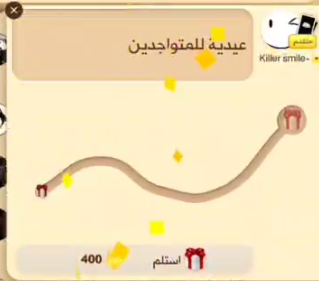
#> input picture gift_box_template.png, 319 x 281 px
$ python test.py gift_box_template.png
#> lines starting #> are read from the running program, lines starting #| are printed output that depends on the picture; after the words box and inside, x2 and y2 are one past the last pixel; in counts of white or black regions, pixels touching at a corner belong together
import cv2
import numpy as np
import argparse
import os

class GiftBoxPathTester:
    def __init__(self, screenshot_path, threshold=0.7):
        """
        Test gift box detection and path finding

        Args:
            screenshot_path: Path to full screenshot
            threshold: Template matching threshold (0.0 - 1.0)
        """
        self.screenshot_path = screenshot_path
        self.template_path = "gift_box_template.png"  # Fixed template name
        self.threshold = threshold

        # Load images
        self.screenshot = cv2.imread(screenshot_path)
        self.template = cv2.imread(self.template_path)

        if self.screenshot is None:
            raise ValueError(f"❌ Could not load screenshot: {screenshot_path}")
        if self.template is None:
            raise ValueError(f"❌ Could not load template: {template_path}")

        print(f"✅ Loaded screenshot: {self.screenshot.shape}")
        print(f"✅ Loaded template: {self.template.shape}")

        # Create output folder
        self.output_folder = "giftbox_test_output"
        os.makedirs(self.output_folder, exist_ok=True)

    def detect_giftbox(self):
        """
        Detect gift box location using multi-scale template matching
        Returns dict with location info or None
        """
        # Convert to grayscale
        gray_screenshot = cv2.cvtColor(self.screenshot, cv2.COLOR_BGR2GRAY)
        gray_template = cv2.cvtColor(self.template, cv2.COLOR_BGR2GRAY)

        # Get template dimensions
        template_h, template_w = gray_template.shape

        print(f"\n🔍 Template Matching Configuration:")
        print(f"   Screenshot size: {gray_screenshot.shape}")
        print(f"   Template size: {gray_template.shape}")

        # Try multiple scales
        scales = [0.8, 0.9, 1.0, 1.1, 1.2]
        all_matches = []

        for scale in scales:
            # Resize template
            if scale != 1.0:
                new_w = int(template_w * scale)
                new_h = int(template_h * scale)
                resized_template = cv2.resize(gray_template, (new_w, new_h))
            else:
                resized_template = gray_template
                new_w, new_h = template_w, template_h

            # Skip if template is larger than screenshot
            if new_h > gray_screenshot.shape[0] or new_w > gray_screenshot.shape[1]:
                continue

            # Perform template matching
            result = cv2.matchTemplate(gray_screenshot, resized_template, cv2.TM_CCOEFF_NORMED)

            # Find all matches above a lower threshold to analyze
            threshold_map = result >= (self.threshold * 0.8)  # 80% of threshold
            locations = np.where(threshold_map)

            for pt in zip(*locations[::-1]):
                confidence = result[pt[1], pt[0]]
                all_matches.append({
                    'location': pt,
                    'confidence': confidence,
                    'scale': scale,
                    'width': new_w,
                    'height': new_h
                })

        if not all_matches:
            print(f"❌ No matches found at any scale")
            print(f"💡 Try lowering threshold: --threshold 0.5")
            return None

        # Sort by confidence
        all_matches.sort(key=lambda x: x['confidence'], reverse=True)

        print(f"\n🎯 Found {len(all_matches)} potential matches:")

        # Show top 5 matches
        for i, match in enumerate(all_matches[:5]):
            loc = match['location']
            conf = match['confidence']
            scale = match['scale']
            print(f"   #{i+1}: Confidence={conf:.3f}, Scale={scale:.1f}x, Location={loc}")

        # Visualize all top matches
        self._visualize_all_matches(gray_screenshot, all_matches[:10])

        # Filter matches by location (gift box should be on the right side)
        screen_width = gray_screenshot.shape[1]

        # Filter: must be in right half of screen
        right_side_matches = [m for m in all_matches if m['location'][0] > screen_width * 0.6]

        if not right_side_matches:
            print(f"\n⚠️ No matches found on right side of screen")
            print(f"   Using best match regardless of location...")
            right_side_matches = all_matches

        # Take best match from right side
        best_match = right_side_matches[0]

        if best_match['confidence'] >= self.threshold:
            loc = best_match['location']
            w = best_match['width']
            h = best_match['height']

            top_left = loc
            bottom_right = (top_left[0] + w, top_left[1] + h)
            center = (top_left[0] + w // 2, top_left[1] + h // 2)

            result_info = {
                "found": True,
                "confidence": best_match['confidence'],
                "top_left": top_left,
                "bottom_right": bottom_right,
                "center": center,
                "width": w,
                "height": h,
                "scale": best_match['scale']
            }

            print(f"\n✅ Gift box found!")
            print(f"   Confidence: {best_match['confidence']:.3f}")
            print(f"   Scale: {best_match['scale']:.1f}x")
            print(f"   Top-left: {top_left}")
            print(f"   Bottom-right: {bottom_right}")

            return result_info
        else:
            print(f"\n❌ Best match below threshold: {best_match['confidence']:.3f} < {self.threshold}")
            print(f"💡 Tips:")
            print(f"   1. Lower threshold: --threshold {best_match['confidence'] - 0.05:.2f}")
            print(f"   2. Check template image quality and cropping")

            return None

    def _visualize_all_matches(self, screenshot, matches):
        """Visualize top matches for debugging"""
        debug_img = cv2.cvtColor(screenshot, cv2.COLOR_GRAY2BGR)

        colors = [
            (0, 255, 0),    # Green - best
            (0, 255, 255),  # Yellow
            (0, 165, 255),  # Orange
            (0, 0, 255),    # Red
            (255, 0, 255),  # Magenta
        ]

        for i, match in enumerate(matches[:10]):
            loc = match['location']
            w = match['width']
            h = match['height']
            conf = match['confidence']

            color = colors[min(i, len(colors)-1)]

            top_left = loc
            bottom_right = (top_left[0] + w, top_left[1] + h)

            cv2.rectangle(debug_img, top_left, bottom_right, color, 2)
            cv2.putText(debug_img, f"#{i+1}: {conf:.2f}",
                       (top_left[0], top_left[1] - 5),
                       cv2.FONT_HERSHEY_SIMPLEX, 0.5, color, 2)

        output_path = os.path.join(self.output_folder, "0_all_matches.png")
        cv2.imwrite(output_path, debug_img)
        print(f"\n💾 Saved all matches visualization: {output_path}")

    def visualize_detection(self, giftbox_info):
        """Draw detection box on screenshot"""
        vis_img = self.screenshot.copy()

        if giftbox_info and giftbox_info["found"]:
            top_left = giftbox_info["top_left"]
            bottom_right = giftbox_info["bottom_right"]
            center = giftbox_info["center"]

            # Draw rectangle
            cv2.rectangle(vis_img, top_left, bottom_right, (0, 255, 0), 3)

            # Draw center point
            cv2.circle(vis_img, center, 5, (0, 0, 255), -1)

            # Add text
            text = f"Gift Box ({giftbox_info['confidence']:.2f})"
            cv2.putText(vis_img, text, (top_left[0], top_left[1] - 10),
                       cv2.FONT_HERSHEY_SIMPLEX, 0.7, (0, 255, 0), 2)

        # Save
        output_path = os.path.join(self.output_folder, "1_detection.png")
        cv2.imwrite(output_path, vis_img)
        print(f"\n💾 Saved detection visualization: {output_path}")

        return vis_img

    def detect_path_in_giftbox(self, giftbox_info):
        """
        Detect the path inside the gift box area with adjusted boundaries
        Returns list of path points
        """
        if not giftbox_info or not giftbox_info["found"]:
            return None

        # Get original gift box boundaries
        orig_x1, orig_y1 = giftbox_info["top_left"]
        orig_x2, orig_y2 = giftbox_info["bottom_right"]

        # Adjust boundaries: move down 100px, up 50px to focus on path area
        x1 = orig_x1
        y1 = orig_y1 + 100  # Move down 100px
        x2 = orig_x2
        y2 = orig_y2 - 50   # Move up 50px from bottom

        # Make sure boundaries are valid
        y1 = max(0, y1)
        y2 = min(self.screenshot.shape[0], y2)

        if y2 <= y1:
            print("⚠️ Invalid adjusted boundaries")
            return None

        # Extract the adjusted region
        roi = self.screenshot[y1:y2, x1:x2].copy()

        print(f"\n🔍 Path Detection Area:")
        print(f"   Original box: ({orig_x1},{orig_y1}) to ({orig_x2},{orig_y2})")
        print(f"   Adjusted area: ({x1},{y1}) to ({x2},{y2})")
        print(f"   ROI size: {roi.shape}")

        # Save adjusted ROI
        roi_path = os.path.join(self.output_folder, "2a_adjusted_roi.png")
        cv2.imwrite(roi_path, roi)
        print(f"💾 Saved adjusted ROI: {roi_path}")

        # Convert to grayscale for simpler contour detection
        gray = cv2.cvtColor(roi, cv2.COLOR_BGR2GRAY)

        # Apply binary threshold to detect dark path on light background
        # The path appears darker (brown/tan) than the background
        _, thresh = cv2.threshold(gray, 180, 255, cv2.THRESH_BINARY_INV)

        # Clean up the mask
        kernel = np.ones((3, 3), np.uint8)
        thresh = cv2.morphologyEx(thresh, cv2.MORPH_CLOSE, kernel, iterations=2)
        thresh = cv2.morphologyEx(thresh, cv2.MORPH_OPEN, kernel, iterations=1)

        # Save threshold mask
        mask_path = os.path.join(self.output_folder, "2b_threshold_mask.png")
        cv2.imwrite(mask_path, thresh)
        print(f"💾 Saved threshold mask: {mask_path}")

        # Find contours
        contours, _ = cv2.findContours(thresh, cv2.RETR_EXTERNAL, cv2.CHAIN_APPROX_NONE)

        if not contours:
            print("⚠️ No path contours found with threshold method")
            print("💡 Trying HSV color detection as fallback...")
            return self._detect_path_hsv_fallback(roi, x1, y1)

        # Get largest contour (the path)
        contour = max(contours, key=cv2.contourArea)
        area = cv2.contourArea(contour)

        print(f"✅ Found path contour (area: {area:.0f} pixels)")

        # Extract and sort points from left to right
        points = [tuple(pt[0]) for pt in contour]
        points_sorted = sorted(points, key=lambda p: p[0])

        # Smooth the path by sampling every Nth point
        # Fewer samples = faster drag, more samples = smoother path
        sample_rate = max(1, len(points_sorted) // 20)  # ~20 points for fast drag
        sampled_points = points_sorted[::sample_rate]

        # Convert to global coordinates
        global_points = [(p[0] + x1, p[1] + y1) for p in sampled_points]

        print(f"🎯 Extracted {len(global_points)} path points (sampled for speed)")
        print(f"   Start: {global_points[0]}")
        print(f"   End: {global_points[-1]}")

        return {
            "local_points": sampled_points,
            "global_points": global_points,
            "roi": roi,
            "mask": thresh,
            "contour": contour,
            "adjusted_offset": (x1, y1)
        }

    # [38 lines left out: function _detect_path_hsv_fallback, not called in this run]

    def visualize_path(self, giftbox_info, path_info):
        """Visualize the detected path"""
        if not path_info:
            return

        # Get adjusted offset
        offset_x, offset_y = path_info["adjusted_offset"]

        # Create visualization on ROI
        roi_vis = path_info["roi"].copy()

        # Draw the adjusted detection area boundary
        roi_height = roi_vis.shape[0]
        roi_width = roi_vis.shape[1]
        cv2.rectangle(roi_vis, (0, 0), (roi_width-1, roi_height-1), (255, 255, 0), 2)

        # Draw all contour points in blue
        cv2.drawContours(roi_vis, [path_info["contour"]], -1, (255, 0, 0), 2)

        # Draw sampled path points in red with connecting lines
        for i, pt in enumerate(path_info["local_points"]):
            cv2.circle(roi_vis, pt, 4, (0, 0, 255), -1)
            if i > 0:
                prev_pt = path_info["local_points"][i-1]
                cv2.line(roi_vis, prev_pt, pt, (0, 255, 0), 2)

        # Mark start and end
        if path_info["local_points"]:
            start = path_info["local_points"][0]
            end = path_info["local_points"][-1]
            cv2.circle(roi_vis, start, 8, (0, 255, 255), -1)  # Yellow start
            cv2.circle(roi_vis, end, 8, (255, 0, 255), -1)    # Magenta end

            cv2.putText(roi_vis, "START", (start[0]-30, start[1]-10),
                       cv2.FONT_HERSHEY_SIMPLEX, 0.6, (0, 255, 255), 2)
            cv2.putText(roi_vis, "END", (end[0]-20, end[1]+25),
                       cv2.FONT_HERSHEY_SIMPLEX, 0.6, (255, 0, 255), 2)

        # Add text showing number of points
        cv2.putText(roi_vis, f"{len(path_info['local_points'])} points",
                   (10, 30), cv2.FONT_HERSHEY_SIMPLEX, 0.7, (255, 255, 255), 2)

        # Save ROI visualization
        roi_path = os.path.join(self.output_folder, "3_path_detection.png")
        cv2.imwrite(roi_path, roi_vis)
        print(f"💾 Saved path visualization: {roi_path}")

        # Create full screenshot with path overlay
        full_vis = self.screenshot.copy()

        # Draw original gift box border in green
        cv2.rectangle(full_vis, giftbox_info["top_left"],
                     giftbox_info["bottom_right"], (0, 255, 0), 2)

        # Draw adjusted detection area in cyan
        adj_top_left = (offset_x, offset_y)
        adj_bottom_right = (offset_x + roi_vis.shape[1], offset_y + roi_vis.shape[0])
        cv2.rectangle(full_vis, adj_top_left, adj_bottom_right, (255, 255, 0), 2)
        cv2.putText(full_vis, "Detection Area",
                   (adj_top_left[0], adj_top_left[1] - 5),
                   cv2.FONT_HERSHEY_SIMPLEX, 0.5, (255, 255, 0), 2)

        # Draw path on full image with thicker lines
        for i, pt in enumerate(path_info["global_points"]):
            cv2.circle(full_vis, pt, 5, (0, 0, 255), -1)
            if i > 0:
                prev_pt = path_info["global_points"][i-1]
                cv2.line(full_vis, prev_pt, pt, (0, 255, 0), 3)

        # Mark start and end on full image
        if path_info["global_points"]:
            start_global = path_info["global_points"][0]
            end_global = path_info["global_points"][-1]
            cv2.circle(full_vis, start_global, 12, (0, 255, 255), -1)
            cv2.circle(full_vis, end_global, 12, (255, 0, 255), -1)

            # Add labels
            cv2.putText(full_vis, "START",
                       (start_global[0]-35, start_global[1]-15),
                       cv2.FONT_HERSHEY_SIMPLEX, 0.7, (0, 255, 255), 2)
            cv2.putText(full_vis, "END",
                       (end_global[0]-25, end_global[1]+30),
                       cv2.FONT_HERSHEY_SIMPLEX, 0.7, (255, 0, 255), 2)

        # Save full visualization
        full_path = os.path.join(self.output_folder, "4_full_visualization.png")
        cv2.imwrite(full_path, full_vis)
        print(f"💾 Saved full visualization: {full_path}")

        return full_vis

    def run_full_test(self):
        """Run complete test pipeline"""
        print("\n" + "="*60)
        print("🎮 GIFT BOX PATH DETECTION TEST")
        print("="*60)

        # Step 1: Detect gift box
        giftbox_info = self.detect_giftbox()

        if not giftbox_info:
            print("\n❌ Test failed: Gift box not detected")
            print("💡 Try lowering the threshold with --threshold parameter")
            return False

        # Step 2: Visualize detection
        self.visualize_detection(giftbox_info)

        # Step 3: Detect path
        path_info = self.detect_path_in_giftbox(giftbox_info)

        if not path_info:
            print("\n⚠️ Path detection failed")
            print("💡 Check the color mask image to adjust HSV ranges")
            return False

        # Step 4: Visualize path
        self.visualize_path(giftbox_info, path_info)

        # Print summary
        print("\n" + "="*60)
        print("✅ TEST COMPLETED SUCCESSFULLY!")
        print("="*60)
        print(f"\n📊 Results Summary:")
        print(f"   Gift box detected: YES ({giftbox_info['confidence']:.1%} confidence)")
        print(f"   Path points found: {len(path_info['global_points'])}")
        print(f"   Output folder: {self.output_folder}/")
        print(f"\n📁 Generated files:")
        print(f"   1. 1_detection.png - Gift box detection")
        print(f"   2. 2_color_mask.png - Color filtering mask")
        print(f"   3. 3_path_detection.png - Path in gift box")
        print(f"   4. 4_full_visualization.png - Complete overview")

        return True


def main():
    parser = argparse.ArgumentParser(
        description="Test gift box detection and path finding algorithm",
        formatter_class=argparse.RawDescriptionHelpFormatter,
        epilog="""
Examples:
  python test_giftbox.py screenshot.png
  python test_giftbox.py screenshot.png --threshold 0.6
  python test_giftbox.py image.png --threshold 0.8

Template:
  Uses fixed template: gift_box_template.png (must be in same folder)

Output:
  Creates 'giftbox_test_output' folder with visualization images
        """
    )

    parser.add_argument("screenshot", help="Path to screenshot image")
    parser.add_argument("--threshold", type=float, default=0.5,
                       help="Template matching threshold (0.0-1.0, default: 0.7)")

    args = parser.parse_args()

    # Validate screenshot exists
    if not os.path.exists(args.screenshot):
        print(f"❌ Error: Screenshot file not found: {args.screenshot}")
        return

    # Check if template exists
    template_path = "gift_box_template.png"
    if not os.path.exists(template_path):
        print(f"❌ Error: Template file not found: {template_path}")
        print(f"💡 Make sure '{template_path}' is in the same folder as this script")
        return

    # Validate threshold
    if not 0.0 <= args.threshold <= 1.0:
        print(f"❌ Error: Threshold must be between 0.0 and 1.0")
        return

    try:
        # Create tester and run
        tester = GiftBoxPathTester(args.screenshot, args.threshold)
#> in __init__, self.screenshot is the input picture: shape (281, 319, 3); mean B, G, R 183.3, 223.1, 242.2
#| ✅ Loaded screenshot: (281, 319, 3)
#| ✅ Loaded template: (281, 319, 3)
        success = tester.run_full_test()
#> in detect_giftbox, `gray_screenshot = cv2.cvtColor(self.screenshot, cv2.COLOR_BGR2GRAY)`:
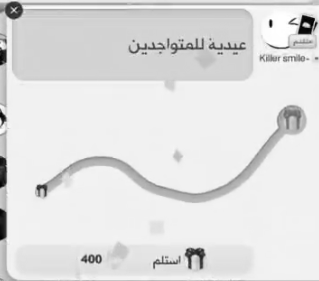
#> gray_screenshot: shape (281, 319); min 0, max 255, mean 224.3
#|    Screenshot size: (281, 319)
#|    Template size: (281, 319)
#> the loop in detect_giftbox, `for scale in scales:` made 5 passes
#> (result, threshold_map, locations) on pass 3: ([1], [True], ([0], [0]))
#> pass 1, in detect_giftbox, `result = cv2.matchTemplate(gray_screenshot, resized_template, cv2.TM_C..`:
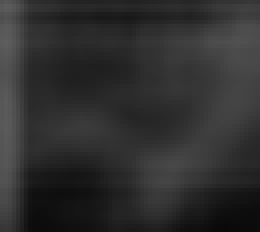
#> result: shape (58, 65) float32 (shown 4 times larger); min 0.0365, max 0.369, mean 0.185
#> after the loop in detect_giftbox, `for scale in scales:`: all_matches = 14 items
#| 🎯 Found 14 potential matches:
#> the loop in detect_giftbox, `for i, match in enumerate(all_matches[:5]):` made 5 passes
#> (loc, conf, scale) on passes 1 to 5: ((0, 0), 1, 1), ((1, 19), 0.412, 0.9), ((1, 20), 0.411, 0.9), ((1, 18), 0.41, 0.9), ((1, 21), 0.41, 0.9)
#> (printed output is left out)
#> the loop in _visualize_all_matches, `for i, match in enumerate(matches[:10]):` made 10 passes
#> (w, h, conf, color, top_left, bottom_right) on passes 2 to 9: (287, 252, 0.412, (0, 255, 255), (1, 19), (288, 271)), (287, 252, 0.411, (0, 165, 255), (1, 20), (288, 272)), (287, 252, 0.41, (0, 0, 255), (1, 18), (288, 270)), (287, 252, 0.41, (255, 0, 255), (1, 21), (288, 273)), (287, 252, 0.41, (255, 0, 255), (0, 20), (287, 272)), (287, 252, 0.409, (255, 0, 255), (0, 19), (287, 271)), (287, 252, 0.409, (255, 0, 255), (0, 21), (287, 273)), (287, 252, 0.407, (255, 0, 255), (0, 18), (287, 270))
#> after the loop in _visualize_all_matches, `for i, match in enumerate(matches[:10]):`:
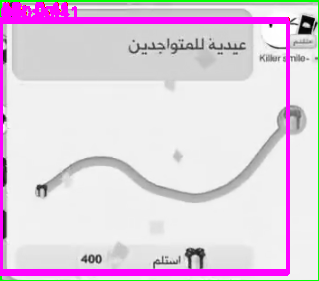
#> debug_img: shape (281, 319, 3); mean B, G, R 224.8, 209.7, 224.9
#> in detect_giftbox, `right_side_matches = [m for m in all_matches if m['location'][0] > scr..`: right_side_matches = []
#> in detect_giftbox, `right_side_matches = all_matches`: right_side_matches = 14 items
#> in detect_giftbox, `best_match = right_side_matches[0]`: best_match = {'location': (0, 0), 'confidence': 1, 'scale': 1, 'width': 319, 'height': 281}
#> in detect_giftbox, `loc = best_match['location']`: loc = (0, 0)
#> in detect_giftbox, `w = best_match['width']`: w = 319
#> in detect_giftbox, `h = best_match['height']`: h = 281
#> in detect_giftbox, `top_left = loc`: top_left = (0, 0)
#> in detect_giftbox, `bottom_right = (top_left[0] + w, top_left[1] + h)`: bottom_right = (319, 281)
#> in detect_giftbox, `center = (top_left[0] + w // 2, top_left[1] + h // 2)`: center = (159, 140)
#> in detect_giftbox, `result_info = { "found": True, "confidence": best_match['confidence'],..`: result_info = {'found': True, 'confidence': 1, 'top_left': (0, 0), 'bottom_right': (319, 281), 'center': (159, 140), 'width': 319, 'height': 281, 'scale': 1}
#|    Confidence: 1.000
#|    Scale: 1.0x
#|    Top-left: (0, 0)
#|    Bottom-right: (319, 281)
#> in run_full_test, `giftbox_info = self.detect_giftbox()`: giftbox_info has the same summary as result_info in detect_giftbox
#> in visualize_detection, `top_left = giftbox_info["top_left"]`: top_left = (0, 0)
#> in visualize_detection, `bottom_right = giftbox_info["bottom_right"]`: bottom_right = (319, 281)
#> in visualize_detection, `center = giftbox_info["center"]`: center = (159, 140)
#> in visualize_detection, `cv2.rectangle(vis_img, top_left, bottom_right, (0, 255, 0), 3)`:
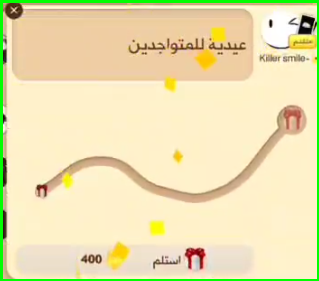
#> vis_img: shape (281, 319, 3); 3.32% of pixels changed, all inside (x1, y1, x2, y2) = (0, 0, 319, 281)
#> in visualize_detection, `text = f"Gift Box ({giftbox_info['confidence']:.2f})"`: text = 'Gift Box (1.00)'
#> in detect_path_in_giftbox, `orig_x1, orig_y1 = giftbox_info["top_left"]`: orig_x1 = 0
#> in detect_path_in_giftbox, `orig_x2, orig_y2 = giftbox_info["bottom_right"]`: orig_x2 = 319; orig_y2 = 281
#> in detect_path_in_giftbox, `x1 = orig_x1`: x1 = 0
#> in detect_path_in_giftbox, `y1 = orig_y1 + 100`: y1 = 100
#> in detect_path_in_giftbox, `x2 = orig_x2`: x2 = 319
#> in detect_path_in_giftbox, `y2 = orig_y2 - 50`: y2 = 231
#> in detect_path_in_giftbox, `roi = self.screenshot[y1:y2, x1:x2].copy()`:
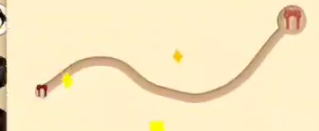
#> roi: shape (131, 319, 3); mean B, G, R 192.5, 231.7, 247.6
#|    Original box: (0,0) to (319,281)
#|    Adjusted area: (0,100) to (319,231)
#|    ROI size: (131, 319, 3)
#> in detect_path_in_giftbox, `gray = cv2.cvtColor(roi, cv2.COLOR_BGR2GRAY)`:
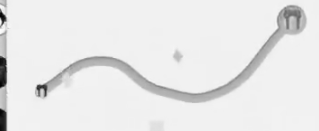
#> gray: shape (131, 319); min 1, max 253, mean 232
#> in detect_path_in_giftbox, `_, thresh = cv2.threshold(gray, 180, 255, cv2.THRESH_BINARY_INV)`:
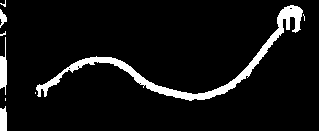
#> thresh: shape (131, 319); 6.9% white; 9 white regions (5 under 20 px), largest, box (x1, y1, x2, y2) and area: (36, 5, 303, 101) 2376, (0, 37, 7, 95) 240, (0, 106, 7, 131) 157, (0, 9, 7, 28) 71
#> (the rest of the program and of its run is left out)
